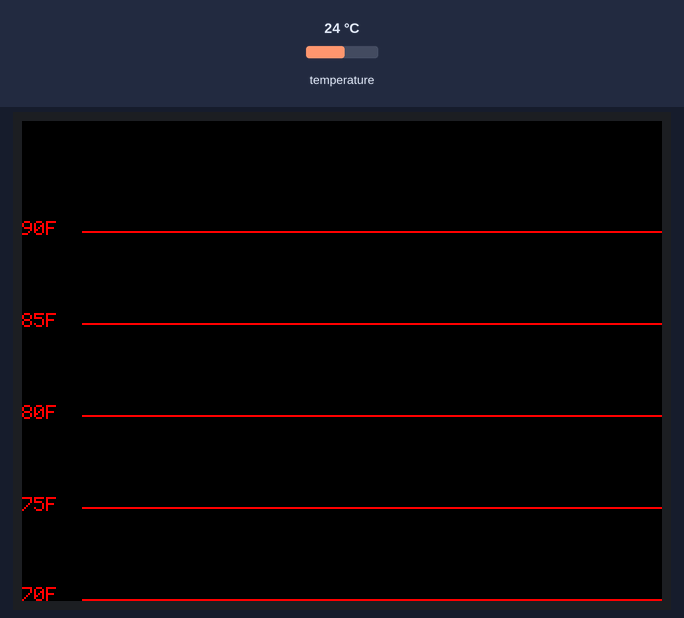
Simulated run of this sketch. Board: Arduino Uno, built with avr-gcc and run on an emulated ATmega328P. Parts: 320×240 colour display. Inputs (shaded band) come from the test bench; at power-on: temperature 24 °C. The local clock reads 2024-03-15 10:24:30 at power-on unless the sketch sets it; storage starts empty; what the sketch prints to the serial monitor is not drawn.

Above: at 0.6 s.
At 1.7 s:
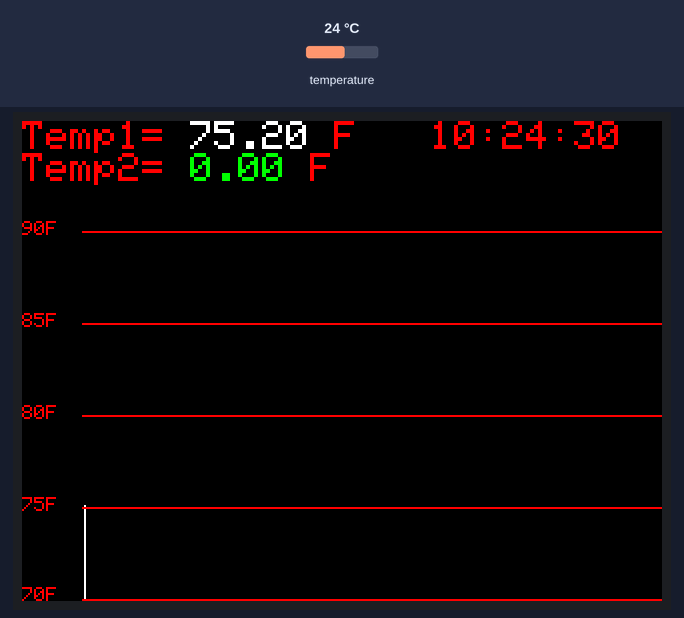
1.8 s: temperature set to 12 °C
At 2.9 s:
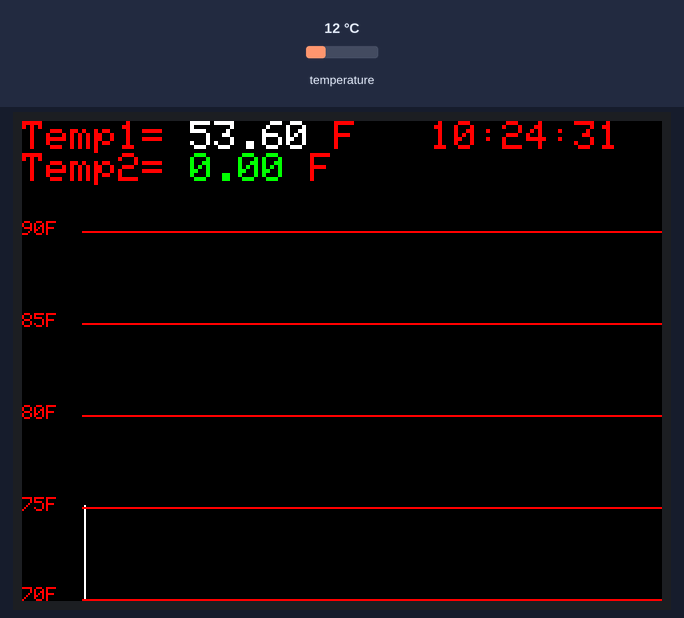
4.5 s: temperature set to 19 °C
At 5.7 s:
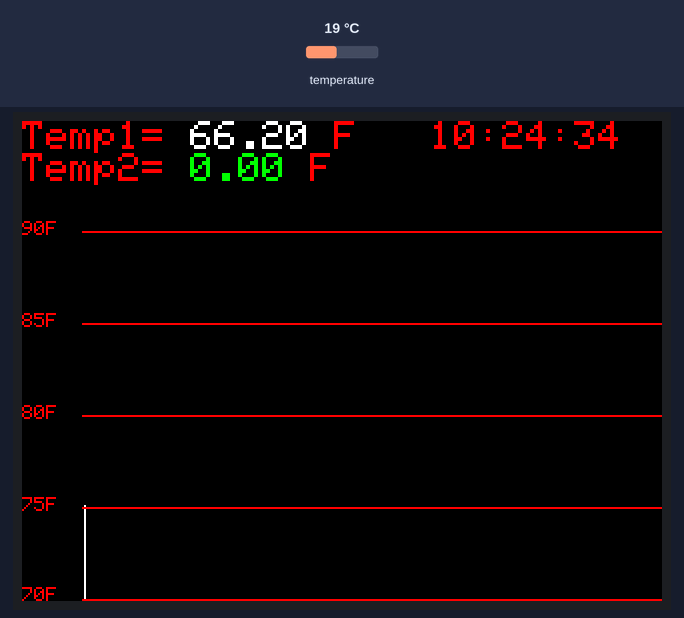
8.1 s: temperature set to 28 °C
At 9.0 s:
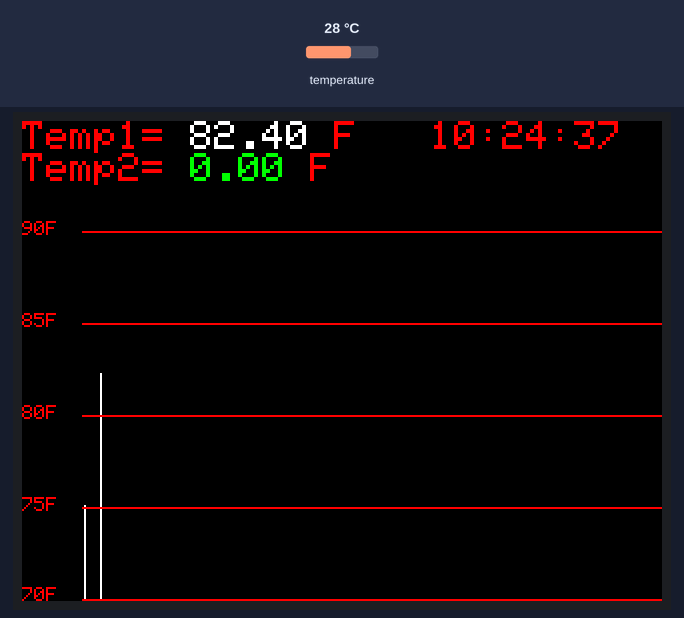
Timing chart, 0 to 11.1 s (numbered marks = the images above; inputs shaded):
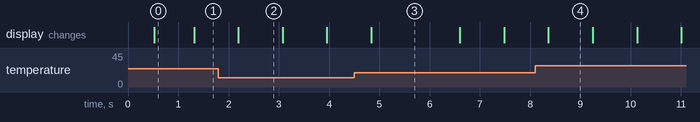

Measured:
- what the display in image 0 shows lasts 0.8 s, from 0.5 s to 1.3 s
- what the display in image 3 shows lasts 1.8 s, from 4.8 s to 6.6 s
- what the display in image 4 shows lasts 0.8 s, from 8.4 s to 9.2 s

The sketch:

Datalogger_Time_SD_Temp_TFT_R2.ino
```cpp
/*
  Datalogger

This code is made from numerous examples.
Several examples were from Adafruit.

Datalogger performs the following:
+ Inputs from 1 to 4, onewire temperature sensors DS182x type
+ Reads a Real time clock DS3231, over I2c, for a time stamp
+ Writes time stamp and data to Micro SD card over SPI and to USB serial port
+ Writes First two sensor temperatuers to LCD display
+ Graphs the First temperature sensor on LCD display

Hardware:
- no name oneWire temperature sensors DS182x attached to A0
- no name I2C Real time clock DS3231 on A4 and A5
- Adafruit 2.8" TFT LCD Shied V2, with resistive touch screen (not used yet)
- no name screw shield (the LCD Shield covers all the pins)
- no name AA battery back


 The circuit:
 ** analog sensors on analog ins 1, 2, and 3
 * TFT display and SD card attached to SPI bus as follows:
 ** MOSI - pin 11
 ** MISO - pin 12
 ** CLK - pin 13
 ** SD_CARD Chip Select - pin 4
 ** TFT DC - Pin 9
 ** TFT Chip Select - Pin 10

 */

#include <SPI.h>        // SPI communication lib
#include <Wire.h>       // I2C, TWI communication lib
#include <OneWire.h>    // One Wire lib
#include <SD.h>         // SD card librarly talks over SPI.h
#include "RTClib.h"     // Real time clock DS3231 via I2C and Wire lib
#include "Adafruit_GFX.h"     // Ada Graphics lib
#include "Adafruit_ILI9341.h" // Ada TFT lib

// For the Adafruit shield, these are the default.
#define TFT_DC 9
#define TFT_CS 10

// Use hardware SPI (on Uno, #13, #12, #11) and the above for CS/DC
Adafruit_ILI9341 tft = Adafruit_ILI9341(TFT_CS, TFT_DC);

// Define objects for reading time
RTC_DS3231 rtc;  // Create rtc Object of class RTC_DS3231
DateTime now;    // Create now Object of type DateTime

//Define DS18xxx temp sensor via one wire
OneWire  ds(A0);  // on pin 10 (a 4.7K resistor is necessary)

const uint8_t rotation=1; //Screen rotation 90deg landscape (could be a variable)
const int SD_CS = 4;   // SD card chip select
byte addr_list[4][8];  // 4 possible sensor addresses 8 bytes each
byte addr_count_max=0; // Max found addresses
String dataString = "";
String tempString = "";
String timeString = "";
String dateString = "";
float temp1=0;
float temp2=0;
int xPos = 30; // position of the line on screen
int minute_now=0; //present minute
int minute_save=-1; // last save
int data_sample_rate = 1; // SD card and plot sample rate in minutes

//++++++++++++++++++++++++++++++++++++++++++++++++++++++++++++++++++++++++++++
void setup()
{
  byte error;


  Serial.begin(9600);  // Open serial communications and wait for port to open:
  tft.begin();
  tft.setRotation(rotation);
  tft.fillScreen(ILI9341_BLACK);

  setup_SD();
  setup_RTC();
  error = OneWireGetAddr();
  if (error)
  {
    Serial.print(F("Temp error = "));
    Serial.println(error);
  }
  Serial.print(F("Temp max addr ="));
  Serial.println(addr_count_max);
  list_temp_addr();

  graph_data();
}

//++++++++++++++++++++++++++++++++++++++++++++++++++++++++++++++++++++++++++++
void loop()
{
  temp_start(); // start temp conversion early it takes 750ms
  timeString = "";
  tempString="";
  dataString = "";

  timenow();      // create timeString
  Serial.print(dateString);
  Serial.print(timeString);
  delay(750);    // maybe 750ms is enough, maybe not
  temp_read();
  Serial.print(tempString);
  Serial.println();
  testText();
  if (minute_save+data_sample_rate > 60){minute_save-=60;}
  // Write SD and Graph based upon sample rate
  Serial.print(minute_now);
  Serial.print(F(" = "));
  Serial.println(minute_save);

  graph_data(); // graph every second ... or only on data save
  if (minute_now == minute_save+data_sample_rate)
  {
    Serial.print(F("SD Write"));
    Serial.println();
    minute_save=minute_now;
        //  analog_read();  // create dataString  NO ANALOG DATA
        //  graph_data();
    SD_write();
  }
  delay(100);
}

//++++++++++++++++++++++++++++++++++++++++++++++++++++++++++++++++++++++++++++
void testText(void) {
      //  tft.fillScreen(ILI9341_BLACK);
  tft.setCursor(0, 0);
  tft.setTextColor(ILI9341_RED, ILI9341_BLACK);    tft.setTextSize(2);
  tft.print(F("Temp1= "));
  tft.setTextColor(ILI9341_WHITE, ILI9341_BLACK);    tft.setTextSize(2);
  tft.print(String(temp1));
  tft.setTextColor(ILI9341_RED, ILI9341_BLACK);    tft.setTextSize(2);
  tft.print(F(" F   "));
//  tft.setTextColor(ILI9341_RED, ILI9341_BLACK);    tft.setTextSize(2);
  tft.println(timeString);
  tft.print(F("Temp2= "));
  tft.setTextColor(ILI9341_GREEN, ILI9341_BLACK);    tft.setTextSize(2);
  tft.print(String(temp2));
  tft.setTextColor(ILI9341_RED, ILI9341_BLACK);    tft.setTextSize(2);
  tft.println(F(" F"));
}

//++++++++++++++++++++++++++++++++++++++++++++++++++++++++++++++++++++++++++++
void graph_data()
{
  // read the sensor and map it to the screen height
  //int sensor = analogRead(A3); //sensor 'was' analog data
  const int MAX_CHART = 90;
  const int MIN_CHART = 70;
  const int CHT_TXT_SIZE =1;

  int sensor1 = int(temp1*10);
  int sensor2 = int(temp2*10);
  const int textHeight = 55;
  int drawHeight1 = map(sensor1, 700, 900, 1, tft.height()-textHeight);
  int drawHeight2 = map(sensor2, 700, 900, 1, tft.height()-textHeight);


  // Chart each sensors,
  if(drawHeight1 > drawHeight2) // smallest in front tallest in back
  {
    tft.drawFastVLine(xPos, tft.height() - drawHeight1, tft.height(),ILI9341_WHITE);
    tft.drawFastVLine(xPos, tft.height() - drawHeight2, tft.height(),ILI9341_GREEN);
  } else
  {
    tft.drawFastVLine(xPos, tft.height() - drawHeight2, tft.height(),ILI9341_GREEN);
    tft.drawFastVLine(xPos, tft.height() - drawHeight1, tft.height(),ILI9341_WHITE);
  }

  // if the graph has reached the screen edge
  // erase the graph area and start again
  if (xPos >= 320)
  {
    xPos = 30;
    tft.fillRect(0, textHeight, tft.width(), tft.height()-textHeight, ILI9341_BLACK);
  } else {
    xPos++;// increment the horizontal position:
  }

  // Print chart lines and lables
  tft.drawFastHLine(30, textHeight, tft.width(),ILI9341_RED);
  tft.setCursor(0, textHeight-5);
  tft.setTextColor(ILI9341_RED, ILI9341_BLACK);
  tft.setTextSize(CHT_TXT_SIZE);
  tft.println(F("90F"));

  tft.drawFastHLine(30, textHeight+(tft.height()-textHeight)*1/4, tft.width(),ILI9341_RED);
  tft.setCursor(0, textHeight-5+(tft.height()-textHeight)*1/4);
  tft.setTextColor(ILI9341_RED, ILI9341_BLACK);
  tft.setTextSize(CHT_TXT_SIZE);
  tft.println(F("85F"));

  tft.drawFastHLine(30, textHeight+(tft.height()-textHeight)*2/4, tft.width(),ILI9341_RED);
  tft.setCursor(0, textHeight-5+(tft.height()-textHeight)*2/4);
  tft.setTextColor(ILI9341_RED, ILI9341_BLACK);
  tft.setTextSize(CHT_TXT_SIZE);
  tft.println(F("80F"));

  tft.drawFastHLine(30, textHeight+(tft.height()-textHeight)*3/4, tft.width(),ILI9341_RED);
  tft.setCursor(0, textHeight-5+(tft.height()-textHeight)*3/4);
  tft.setTextColor(ILI9341_RED, ILI9341_BLACK);
  tft.setTextSize(CHT_TXT_SIZE);
  tft.println(F("75F"));

  tft.drawFastHLine(30, tft.height()-1, tft.width(),ILI9341_RED);
  tft.setCursor(0, tft.height()-7);
  tft.setTextColor(ILI9341_RED, ILI9341_BLACK);
  tft.setTextSize(CHT_TXT_SIZE);
  tft.println(F("70F"));
}


//++++++++++++++++++++++++++++++++++++++++++++++++++++++++++++++++++++++++++++

void analog_read()
{
  // make a string for assembling the data to log:
  //String dataString = "";

  // read three sensors and append to the string:
  for (int analogPin = 0; analogPin < 3; analogPin++) {
    int sensor = analogRead(analogPin);
    dataString += String(sensor);
    if (analogPin < 2) {
      dataString += ",";
    }
  }
}

//++++++++++++++++++++++++++++++++++++++++++++++++++++++++++++++++++++++++++++
void SD_write()
{
  // open the file. note that only one file can be open at a time,
  // so you have to close this one before opening another.
  File dataFile = SD.open("datalog.txt", FILE_WRITE);
  // if the file is available, write to it:
  if (dataFile) {
    dataFile.print(dateString);
    dataFile.print(timeString);
    dataFile.print(",");
    dataFile.println(tempString);
    dataFile.close();
  }
  // if the file isn't open, pop up an error:
  else {
    Serial.println(F("error opening datalog.txt"));
  }
}

//++++++++++++++++++++++++++++++++++++++++++++++++++++++++++++++++++++++++++++
void setup_SD(void)
{
   // see if the card is present and can be initialized:
  Serial.print(F("Initializing SD card..."));
  if (!SD.begin(SD_CS))
  {
    Serial.println(F("Card failed, or not present"));
    // don't do anything more:
    return;
  }
  Serial.println(F("card initialized."));
}

//++++++++++++++++++++++++++++++++++++++++++++++++++++++++++++++++++++++++++++
void setup_RTC(void)
{
  if (! rtc.begin()) {
    Serial.println(F("Couldn't find RTC"));
    while (1);
  }

  if (rtc.lostPower()) {
    Serial.println(F("RTC lost power, lets set the time!"));
    // following line sets the RTC to the date & time this sketch was compiled
    rtc.adjust(DateTime(F(__DATE__), F(__TIME__)));
    // This line sets the RTC with an explicit date & time, for example to set
      // January 21, 2014 at 3am you would call:
      // rtc.adjust(DateTime(2014, 1, 21, 3, 0, 0));
  }
  now = rtc.now();
  minute_now = now.minute();
  minute_save=minute_now-data_sample_rate;
}

//++++++++++++++++++++++++++++++++++++++++++++++++++++++++++++++++++++++++++++
void timenow(void) // create timeString as date,time,
{
  now = rtc.now();
  minute_now = now.minute();
  dateString = String(now.year())+"/"+String(now.month())+"/"+String(now.day())+" ";
  timeString += String(now.hour())+":"+String(now.minute())+":"+String(now.second())+" ";
}

//++++++++++++++++++++++++++++++++++++++++++++++++++++++++++++++++++++++++++++
void temp_read(void)  //  Read each sensor
{
  byte count;
  byte i;
//  byte present = 0;
  byte type_s;
  byte data[12];
//  float celsius, fahrenheit;
  float  fahrenheit;

  for( count = 0; count < addr_count_max ; count++)
  {
   if(addr_list[count][7])
   {
    switch (addr_list[count][0]) // check DS chip type
    {
      case 0x10:        //Serial.println("  Chip = DS18S20");  // or old DS1820
        type_s = 1;
        break;
      case 0x28:        //Serial.println("  Chip = DS18B20");
        type_s = 0;
        break;
      case 0x22:        //Serial.println("  Chip = DS1822");
        type_s = 0;
        break;
      default:          //Serial.println("Device is not a DS18x20 family device.");
        return;
    }
//    present = ds.reset();
    ds.reset();
    ds.select(addr_list[count]);
    ds.write(0xBE);    // Read Scratchpad

    for ( i = 0; i < 9; i++) // we need 9 bytes
    {
      data[i] = ds.read();
                          //    Serial.print(data[i], HEX);  // Show raw data.
                          //    Serial.print(" ");
    } // end for i

    // Convert the data to actual temperature
    // because the result is a 16 bit signed integer, it should
    // be stored to an "int16_t" type, which is always 16 bits
    // even when compiled on a 32 bit processor.
    int16_t raw = (data[1] << 8) | data[0];
    if (type_s)
    {
      raw = raw << 3; // 9 bit resolution default
      if (data[7] == 0x10) {
        // "count remain" gives full 12 bit resolution
        raw = (raw & 0xFFF0) + 12 - data[6];
      }
    } else
    {
      byte cfg = (data[4] & 0x60);
      // at lower res, the low bits are undefined, so let's zero them
      if (cfg == 0x00) raw = raw & ~7;  // 9 bit resolution, 93.75 ms
      else if (cfg == 0x20) raw = raw & ~3; // 10 bit res, 187.5 ms
      else if (cfg == 0x40) raw = raw & ~1; // 11 bit res, 375 ms
      //// default is 12 bit resolution, 750 ms conversion time
    }

//    celsius = (float)raw / 16.0;
    fahrenheit = (float)raw / 16.0 * 1.8 + 32.0;
    if (count == 0)temp1=fahrenheit;
    if (count == 1)temp2=fahrenheit;
    tempString += String(fahrenheit);
    tempString += ",";
    } // end if addr <> 0
  } // end count loop
}
//++++++++++++++++++++++++++++++++++++++++++++++++++++++++++++++++++++++++++++
void temp_start(void)
{
    ds.reset();         // Reset  DS18B20
    ds.write(0xCC);     // Skip_ROM, with parasite power on at the end
    ds.write(0x44);     // start conversion (all devices), with parasite power on at the end
}


//++++++++++++++++++++++++++++++++++++++++++++++++++++++++++++++++++++++++++++++++++++++++++++++++++++++
byte OneWireGetAddr()
{


  byte i;
  byte j;
  byte type_s;

  addr_count_max=0;
  ds.reset();                     // reset 1-Wire
  ds.reset_search();              // reset 1-Wire Address search

  for( i = 0; i < 4; i++) //up to 4 oneWire devices
  {
   Serial.println();
   Serial.print(F("Count = "));
   Serial.println(i, HEX);

  if ( !ds.search(addr_list[i]))
  {
    Serial.println(F("No more addresses."));
    for( j = 0; j < 8; j++) // prevent from returning last Addr twice, so zero out addr on fail
    {                       // this should not be needed ... but it is...
      addr_list[i][j]= 0;
    }
//    delay(250);  // don't wait to fail
    return(1);  // finish checking addresses
  }

  if (OneWire::crc8(addr_list[i], 7) != addr_list[i][7])
  {
      Serial.println(F("CRC is not valid!"));
      break;
  }

  // the first ROM byte indicates which chip

    // set resolution to 12 bit
    ds.reset();                    // rest 1-Wire
    ds.select(addr_list[i]);    // select DS18B20
    ds.write(0x4E);                 // write on scratchPad
    ds.write(0x00);                 // User byte 0 - Unused
    ds.write(0x00);                 // User byte 1 - Unused
    ds.write(0x7F);                 // set up en 12 bits (0x7F)
    ds.reset();                     // reset 1-Wire


  switch (addr_list[i][0])
  {
    case 0x10:
      Serial.print(F("Chip = DS18S20"));  // or old DS1820
      break;
    case 0x28:
      Serial.print(F("Chip = DS18B20"));
      break;
    case 0x22:
      Serial.print(F("Chip = DS1822"));
      break;
    default:
      Serial.println(F("Device is not a DS18x20 family device."));
      return(1);
  }
  addr_count_max++;
  Serial.print(F(",  ROM ="));  // print full address
  for( j = 0; j < 8; j++)
  {
    Serial.write(' ');
    Serial.print(addr_list[i][j], HEX);
  }
  Serial.println();
  } // end for i
return(0);
}// end OneWireGetAddr()

void list_temp_addr()
{
  byte i;
  byte j;
  for( i = 0; i < 4; i++)
  {
    Serial.print(F("Temp Count = "));
    Serial.println(i, HEX);
    Serial.print("ROM =");
    for( j = 0; j < 8; j++)
    {
      Serial.write(' ');
      Serial.print(addr_list[i][j], HEX);
    } // end for j
    Serial.println();
  } // end for i
} // end list_temp_addr
```
